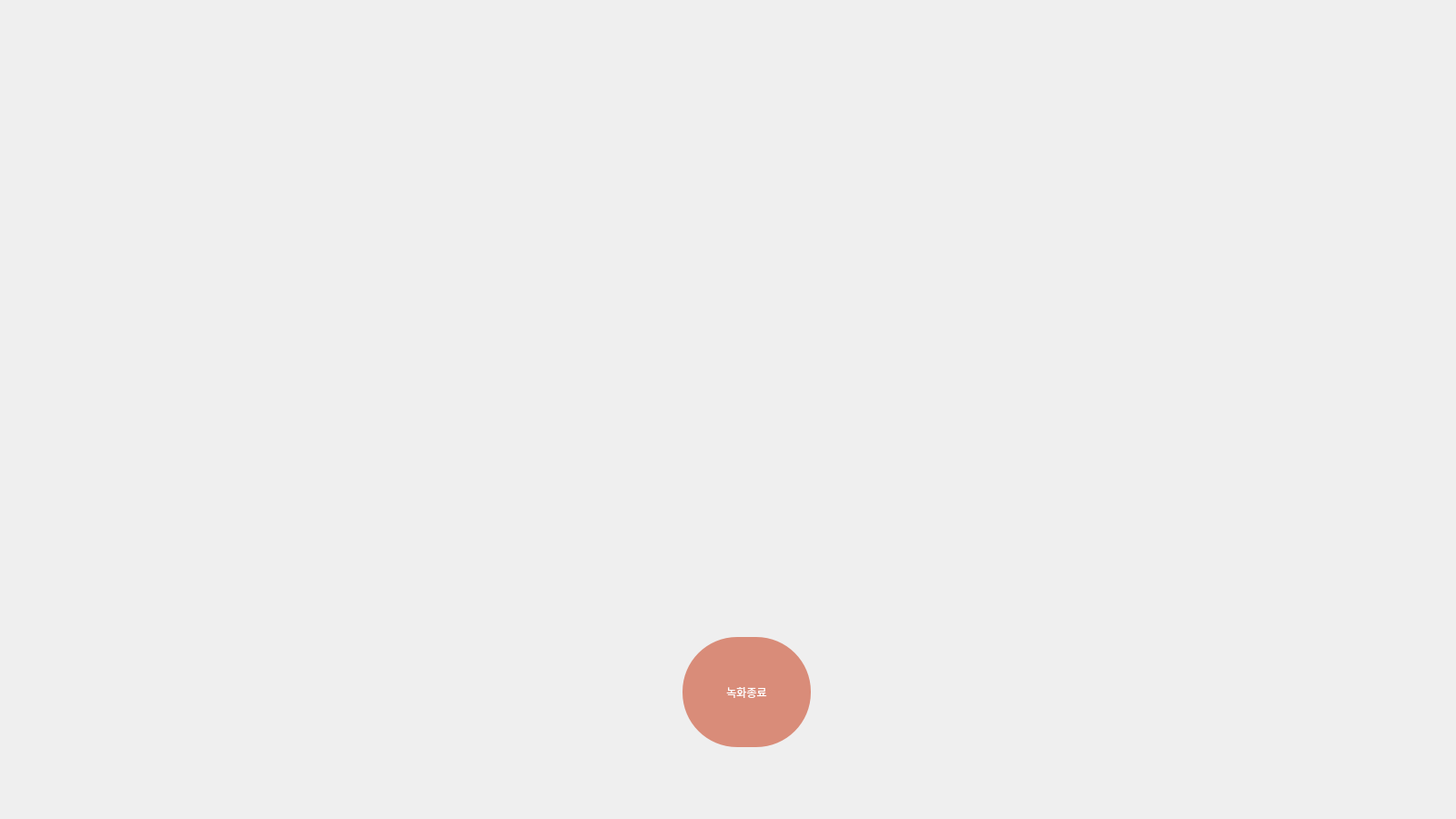
<?xml version="1.0" encoding="UTF-8"?>
<ui version="4.0">
 <class>MainWindow</class>
 <widget class="QMainWindow" name="MainWindow">
  <property name="geometry">
   <rect>
    <x>0</x>
    <y>0</y>
    <width>1600</width>
    <height>900</height>
   </rect>
  </property>
  <property name="windowTitle">
   <string>MainWindow</string>
  </property>
  <widget class="QWidget" name="centralwidget">
   <widget class="QPushButton" name="endrecord">
    <property name="geometry">
     <rect>
      <x>750</x>
      <y>700</y>
      <width>141</width>
      <height>121</height>
     </rect>
    </property>
    <property name="styleSheet">
     <string notr="true">border-radius:60px;
background-color:rgb(217, 140, 121);
font: 16pt &quot;예스 고딕 레귤러&quot;;
color:rgb(255, 255, 255);</string>
    </property>
    <property name="text">
     <string>녹화종료</string>
    </property>
   </widget>
   <widget class="QLabel" name="cam">
    <property name="geometry">
     <rect>
      <x>0</x>
      <y>0</y>
      <width>1600</width>
      <height>900</height>
     </rect>
    </property>
    <property name="text">
     <string/>
    </property>
   </widget>
   <zorder>cam</zorder>
   <zorder>endrecord</zorder>
  </widget>
 </widget>
 <resources/>
 <connections/>
</ui>
